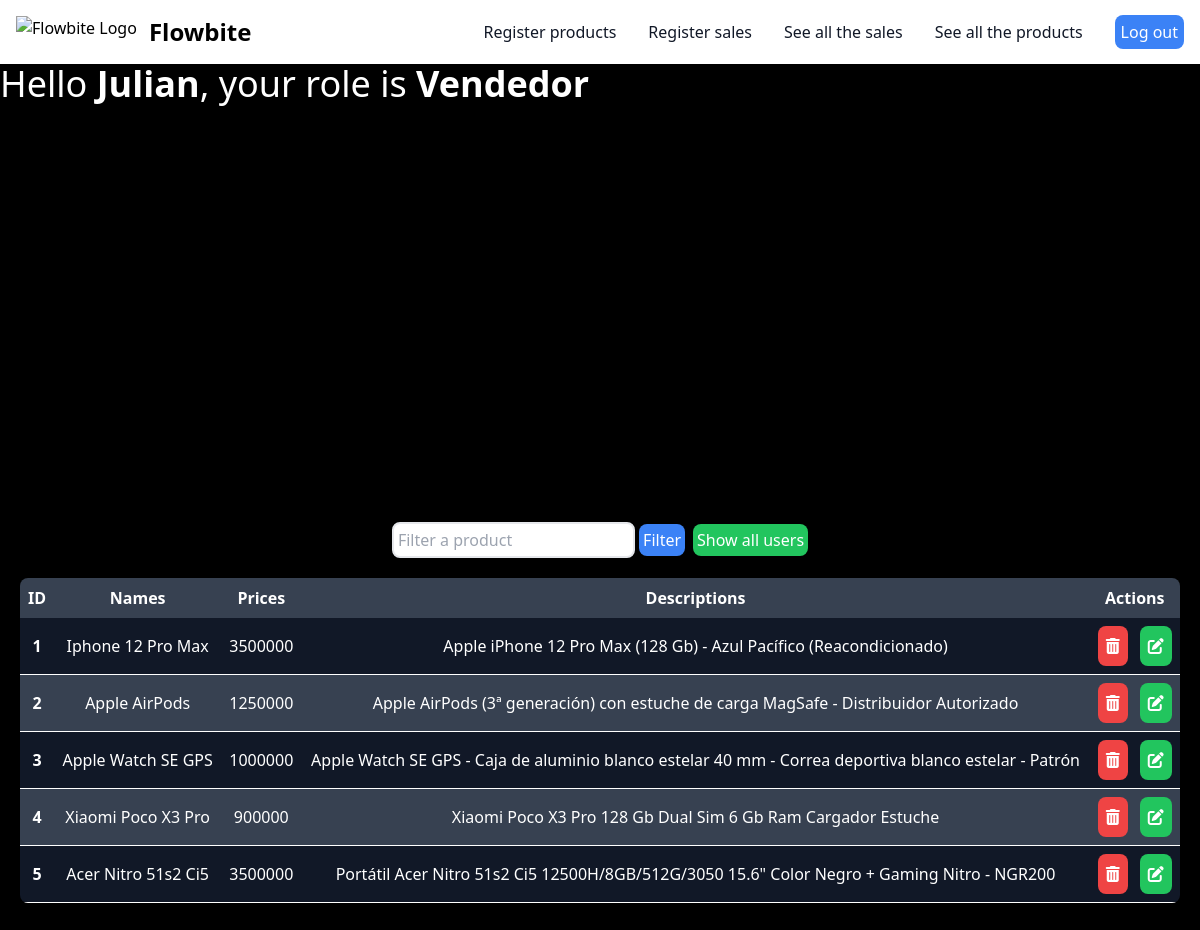
The page /views/products/showAllProducts.view.php (signed in) on the database its author committed.
### tables this page shows
CREATE TABLE `productos` (
  `idproductos` int(11) NOT NULL,
  `nombre` varchar(45) NOT NULL,
  `precio` float NOT NULL,
  `descripcion` varchar(200) NOT NULL
);

### models/products/products.model.php (called while the page is built, shortened)
<?php
include("./../../connection/connection.php");
function getAllProducts()
{
    global $connection;
    $query = "SELECT * FROM productos";
    $result = $connection->query($query);
    $products = [];
    if ($result->num_rows > 0) {
        while ($row = $result->fetch_assoc()) {
            $products[] = $row;
        }
    }
    return $products;
}

### views/products/showAllProducts.view.php (the view, shortened to what this page needs)
<?php
$name = $_SESSION['name'];
$role = $_SESSION['role'];
include('./../../models/products/products.model.php');
$products = getAllProducts();
if (isset($_SESSION['products']) && !empty($_SESSION['products'])) {
    $products = $_SESSION['products'];
} else {
    $products = getAllProducts();
}
?>
<!DOCTYPE html>
<html lang="en">
<head>
    <script src="https://cdn.tailwindcss.com"></script>
</head>
<body class="bg-black">
    <?php include("./../navbar/navbar.php"); ?>
    <h1 class="text-white text-4xl">Hello <span class="font-bold"><?php echo $name ?></span>, your role is <span
            class="font-bold"><?php echo $role ?></span>
    </h1>
    <div class="flex flex-col justify-center items-center min-h-screen space-y-5">
        <div class="flex space-x-2 items-center">
            <form action="./../../controllers/products/products.controller.php" method="post">
                <input type="text" name="id" class="border-2 rounded-lg p-1" placeholder="Filter a product">
                <button name="filterProduct" type="submit" class="bg-blue-500 p-1 text-white rounded-lg">Filter</button>
            </form>
            <form action="./../../controllers/products/products.controller.php" method="post">
                <button name="filterAllProducts" type="submit" class="bg-green-500 p-1 text-white rounded-lg">Show all
                    users</button>
            </form>
        </div>
        <div class="overflow-x-auto w-full px-5">
            <table class="rounded-lg overflow-hidden min-w-full">
                <tr class="bg-gray-700 text-white rounded-lg">
                    <th class="p-2">ID</th>
                    <th class="p-2">Names</th>
                    <th class="p-2">Prices</th>
                    <th class="p-2">Descriptions</th>
                    <th class="p-2">Actions</th>
                </tr>
                <?php
                foreach ($products as $product) {
                    ?>
                    <tr
                        class="text-white text-center border-b border-white  <?php echo $product['idproductos'] % 2 === 0 ? 'bg-gray-700' : 'bg-gray-900' ?>">
                        <td class="p-2 font-bold"><?= $product['idproductos'] ?></td>
                        <td class="p-2"><?= $product['nombre'] ?></td>
                        <td class="p-2"><?= $product['precio'] ?></td>
                        <td class="p-2"><?= $product['descripcion'] ?></td>
                        <td class="flex justify-center p-2 space-x-3">
                            <form action="./../../controllers/products/products.controller.php" method="post">
                                <button type="submit" name="deleteProduct"
                                    class="bg-red-500 hover:bg-red-700 text-white p-2 rounded-lg font-bold"><i
                                        class="fa-solid fa-trash-can"></i></button>
                            </form>
                            <div>
                                <button data-modal-id="products-<?php echo $product['idproductos'] ?>"
                                    class="openModalButton bg-green-500 hover:bg-green-700 text-white p-2 rounded-lg font-bold"><i
                                        class="fa-solid fa-pen-to-square"></i></button>
                            </div>
                        </td>
                    </tr>
                    <?php
                }
                ?>
            </table>
        </div>
    </div>
</body>
</html>

### rows shown on the page
productos: idproductos "1", nombre "Iphone 12 Pro Max", precio "3500000", descripcion "Apple iPhone 12 Pro Max (128 Gb) - Azul Pacífico (Reacondicionado)"
productos: idproductos "2", nombre "Apple AirPods", precio "1250000", descripcion "Apple AirPods (3ª generación) con estuche de carga MagSafe - Distribuidor Autorizado"
productos: idproductos "3", nombre "Apple Watch SE GPS", precio "1000000", descripcion "Apple Watch SE GPS - Caja de aluminio blanco estelar 40 mm - Correa deportiva blanco estelar - Patrón"
productos: idproductos "4", nombre "Xiaomi Poco X3 Pro", precio "900000", descripcion "Xiaomi Poco X3 Pro 128 Gb Dual Sim 6 Gb Ram Cargador Estuche"
productos: idproductos "5", nombre "Acer Nitro 51s2 Ci5", precio "3500000", descripcion "Portátil Acer Nitro 51s2 Ci5 12500H/8GB/512G/3050 15.6\" Color Negro + Gaming Nitro - NGR200"

### other values the page prints
$name "Julian"
$role "Vendedor"
